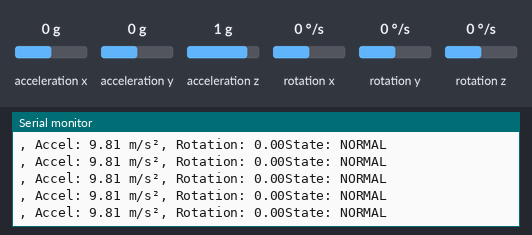
This sketch was run on a simulated ESP32. Parts: the last lines printed to the serial monitor. Inputs (shaded band) come from the test bench; at power-on: acceleration z 1 g, acceleration x 0 g, acceleration y 0 g, rotation x 0 °/s, rotation y 0 °/s, rotation z 0 °/s. WiFi joins after 1.5 s; servers stay silent unless stated.

Above: at 3.0 s.
3.1 s: acceleration z set to 0 g
At 3.18 s:
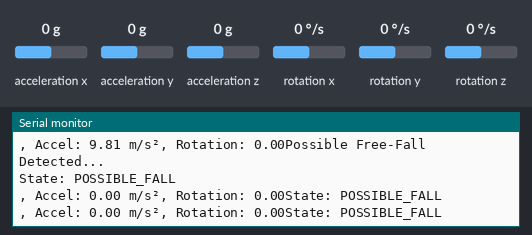
4.6 s: acceleration x set to -1.4 g
At 4.67 s:
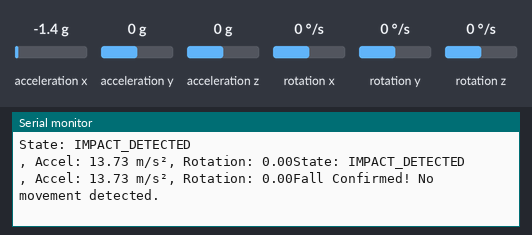
6.1 s: acceleration y set to -1.4 g
At 6.14 s:
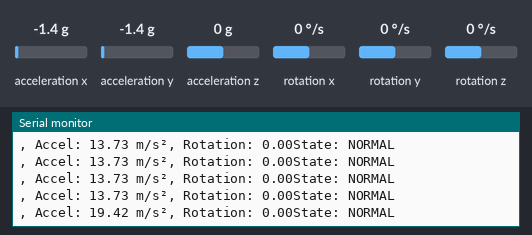
9.1 s: rotation x set to -192 °/s
At 9.14 s:
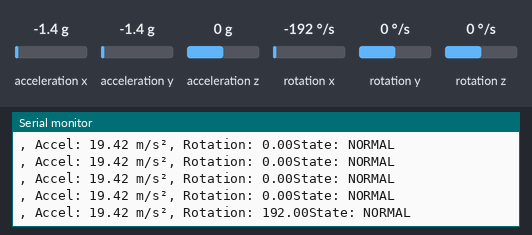
10.6 s: rotation y set to -192 °/s
At 13.06 s:
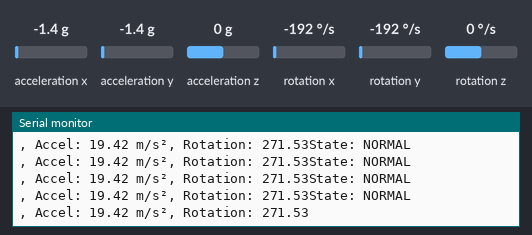
Timing chart, 0 to 13.1 s (numbered marks = the images above; inputs shaded):
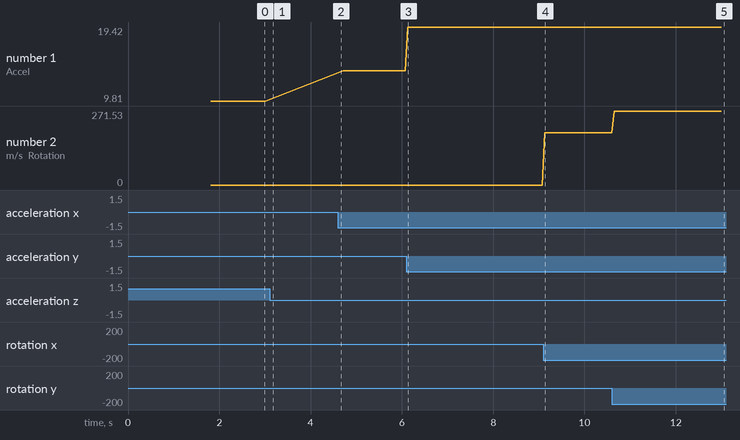

Measured:
- after the input at 3.1 s, the serial monitor: prints a new line at once (image 1)
- after the input at 4.6 s, the serial monitor: prints a new line at once (image 2)
- after the input at 6.1 s, the serial monitor: prints a new line at once (image 3)
- after the input at 9.1 s, the serial monitor: prints a new line at once (image 4)
- after the input at 10.6 s, the serial monitor: prints a new line after 0.05 s (image 5)
- plotted number 1: 9.81 → 13.73 after the input at 4.6 s, 13.73 → 19.42 after the input at 6.1 s
- plotted number 2: 0 → 192 after the input at 9.1 s, 192 → 271.53 after the input at 10.6 s

The sketch:

chart.ino
```cpp
// --- Blynk Credentials (Ensure they are defined before including Blynk library) ---
#define BLYNK_TEMPLATE_ID "TMPL3t-L8GMN_"
#define BLYNK_TEMPLATE_NAME "Fall Detection"
#define BLYNK_AUTH_TOKEN "VPmpl4Tl360YTay3RvFfRncHuV9eWpuy"

#include <Wire.h>
#include <MPU6050.h>
#include <math.h> // For sqrt() and pow()
#include <BlynkSimpleEsp32.h> // Include Blynk Library for ESP32

MPU6050 mpu;

// --- WiFi Credentials ---
char ssid[] = "Abhii";
char pass[] = "abhisree";

// --- Fall Detection Parameters ---
const float HIGH_IMPACT_THRESHOLD = 1.2 * 9.81;  // 1.7G for hard impact (real fall)
const float SOFT_IMPACT_THRESHOLD = 1.02 * 9.81;  // 1.2G for sitting down (softer impact)
const float LOW_ACCEL_THRESHOLD = 0.25 * 9.81;    // 0.3G (~2.94 m/s²) for free-fall detection
const unsigned long FALL_TIME_WINDOW = 200;      // 500ms to confirm fall
const unsigned long INACTIVITY_TIME = 100;     // 800ms inactivity to confirm no movement

// --- Gyroscope Thresholds ---
const float ROTATION_THRESHOLD = 80.0;   // Sudden rotation detection (fall rotation)
const float SLEEP_ROTATION_THRESHOLD = 10.0;  // Slow movement when lying down

enum FallState {
  NORMAL,
  POSSIBLE_FALL,
  IMPACT_DETECTED,
  SITTING_DOWN,
  FALL_CONFIRMED
};

FallState currentFallState = NORMAL;
unsigned long fallStartTime = 0;
unsigned long impactTime = 0;
unsigned long inactivityStartTime = 0;

void setup() {
  Serial.begin(115200);
  Wire.begin();
  mpu.initialize();

  Serial.println("Initializing MPU6050 for Fall Detection...");
  if (mpu.testConnection()) {
    Serial.println("MPU6050 connection successful");
  } else {
    Serial.println("MPU6050 connection failed");
    while (1);
  }

  // Set accelerometer range to +/- 2g
  mpu.setFullScaleAccelRange(MPU6050_ACCEL_FS_2);
  // Set gyroscope range
  mpu.setFullScaleGyroRange(MPU6050_GYRO_FS_250);

  // Initialize Blynk
  Blynk.begin(BLYNK_AUTH_TOKEN, ssid, pass);
}

void loop() {
  Blynk.run(); // Keep Blynk connected

  int16_t ax, ay, az, gx, gy, gz;
  mpu.getMotion6(&ax, &ay, &az, &gx, &gy, &gz);

  // Convert raw accelerometer readings to m/s²
  float accel_x = ax * 9.81 / 16384.0;
  float accel_y = ay * 9.81 / 16384.0;
  float accel_z = az * 9.81 / 16384.0;

  // Convert raw gyroscope readings to deg/sec
  float gyro_x = gx / 131.0;
  float gyro_y = gy / 131.0;
  float gyro_z = gz / 131.0;

  // Compute total acceleration magnitude
  float totalAcceleration = sqrt(pow(accel_x, 2) + pow(accel_y, 2) + pow(accel_z, 2));

  // Compute total rotation rate (angular velocity)
  float rotationRate = sqrt(pow(gyro_x, 2) + pow(gyro_y, 2) + pow(gyro_z, 2));

  int fallStatus = 0; // Default: No fall detected

  // Fall Detection Logic (State Machine)
  switch (currentFallState) {
    case NORMAL:
      if (totalAcceleration < LOW_ACCEL_THRESHOLD) {  // Check for free-fall first!
        currentFallState = POSSIBLE_FALL;
        fallStartTime = millis();
        Serial.println("Possible Free-Fall Detected...");
      }
      break;

    case POSSIBLE_FALL:
      if (totalAcceleration > HIGH_IMPACT_THRESHOLD && millis() - fallStartTime < FALL_TIME_WINDOW) {
        Serial.println("Hard Impact Detected! Possible Fall.");
        impactTime = millis();
        currentFallState = IMPACT_DETECTED;
        inactivityStartTime = millis();
      }
      else if (totalAcceleration > SOFT_IMPACT_THRESHOLD && totalAcceleration < HIGH_IMPACT_THRESHOLD) {
        Serial.println("Soft Impact Detected. Likely Sitting.");
        currentFallState = SITTING_DOWN;
      }
      else if (millis() - fallStartTime > FALL_TIME_WINDOW) {
        Serial.println("No Impact Detected. Resetting to NORMAL.");
        currentFallState = NORMAL;
      }
      break;

    case IMPACT_DETECTED:
      if (millis() - inactivityStartTime > INACTIVITY_TIME) {
        if (rotationRate < SLEEP_ROTATION_THRESHOLD) {
          Serial.println("Fall Confirmed! No movement detected.");
          // Blynk.logEvent("fall_alert", "Fall Confirmed. No movement detected.");
          fallStatus = 1;  // Send "1" for fall detected
          currentFallState = FALL_CONFIRMED;
        } else {
          Serial.println("Movement detected. Resetting.");
          currentFallState = NORMAL;
        }
      }
      break;

    case SITTING_DOWN:
      if (rotationRate > SLEEP_ROTATION_THRESHOLD) {
        Serial.println("User is still moving. Resetting to NORMAL.");
        currentFallState = NORMAL;
      } else if (millis() - impactTime > 2000) {
        Serial.println("Confirmed as sitting, no fall detected.");
        currentFallState = NORMAL;
      }
      break;

    case FALL_CONFIRMED:
      fallStatus = 1;
      currentFallState = NORMAL;
      break;
  }

  // Send fall detection status to Blynk V0 for chart
  Blynk.virtualWrite(V0, fallStatus);

  // Debugging Output
  Serial.print("State: ");
  if (currentFallState == NORMAL) Serial.println("NORMAL");
  if (currentFallState == POSSIBLE_FALL) Serial.println("POSSIBLE_FALL");
  if (currentFallState == IMPACT_DETECTED) Serial.println("IMPACT_DETECTED");
  if (currentFallState == SITTING_DOWN) Serial.println("SITTING_DOWN");
  if (currentFallState == FALL_CONFIRMED) Serial.println("FALL_CONFIRMED");
  Serial.print(", Accel: ");
  Serial.print(totalAcceleration);
  Serial.print(" m/s², Rotation: ");
  Serial.print(rotationRate);


  delay(50);
}
```
